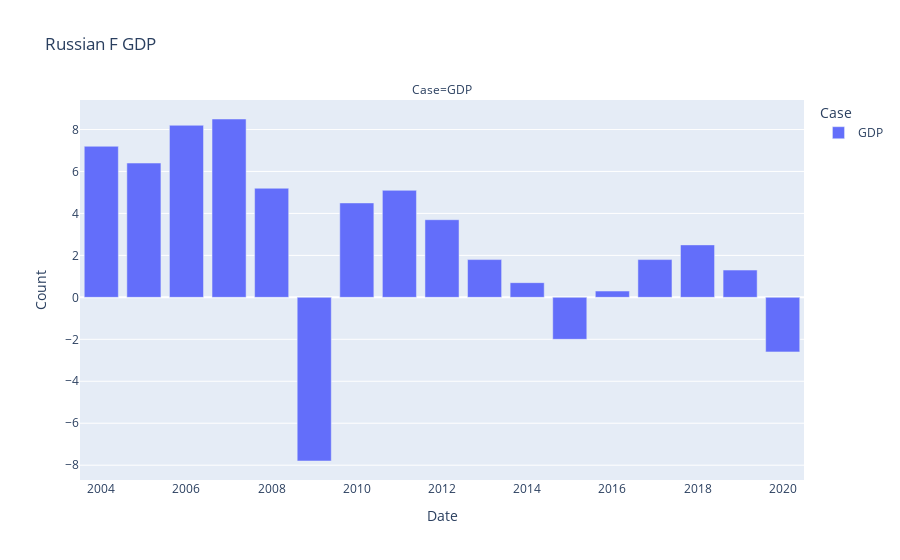

Write notebook code for a chart like this one.
### Code cell
gdfull = dataset2.groupby(['Date', 'Country']).max()
gdfull = gdfull.reset_index()

temp = gdfull[gdfull['Country']=='Russian Federation'].reset_index()
temp = temp.melt(id_vars='Date', value_vars=['GDP'],
                var_name='Case', value_name='Count')
fig = px.bar(temp, x="Date", y="Count", color='Case', facet_col="Case",
            title='Russian F GDP')
fig.show()

### Figure 1 — Plotly figure (JSON) as saved in the notebook; plotly's stock layout.template omitted (floating-point values rounded to 4 significant figures)
{"data": [{"alignmentgroup": "True", "hovertemplate": "Case=GDP<br>Date=%{x}<br>Count=%{y}<extra></extra>", "legendgroup": "GDP", "marker": {"color": "#636efa"}, "name": "GDP", "offsetgroup": "GDP", "orientation": "v", "showlegend": true, "textposition": "auto", "type": "bar", "x": [2004, 2005, 2006, 2007, 2008, 2009, 2010, 2011, 2012, 2013, 2014, 2015, 2016, 2017, 2018, 2019, 2020], "xaxis": "x", "y": [7.2, 6.4, 8.2, 8.5, 5.2, -7.8, 4.5, 5.1, 3.7, 1.8, 0.7, -2, 0.3, 1.8, 2.5, 1.3, -2.6], "yaxis": "y"}], "layout": {"annotations": [{"font": {}, "showarrow": false, "text": "Case=GDP", "x": 0.5, "xanchor": "center", "xref": "paper", "y": 1, "yanchor": "bottom", "yref": "paper"}], "barmode": "relative", "legend": {"title": {"text": "Case"}, "tracegroupgap": 0}, "title": {"text": "Russian F GDP"}, "xaxis": {"anchor": "y", "domain": [0, 1], "title": {"text": "Date"}}, "yaxis": {"anchor": "x", "domain": [0, 1], "title": {"text": "Count"}}}}
